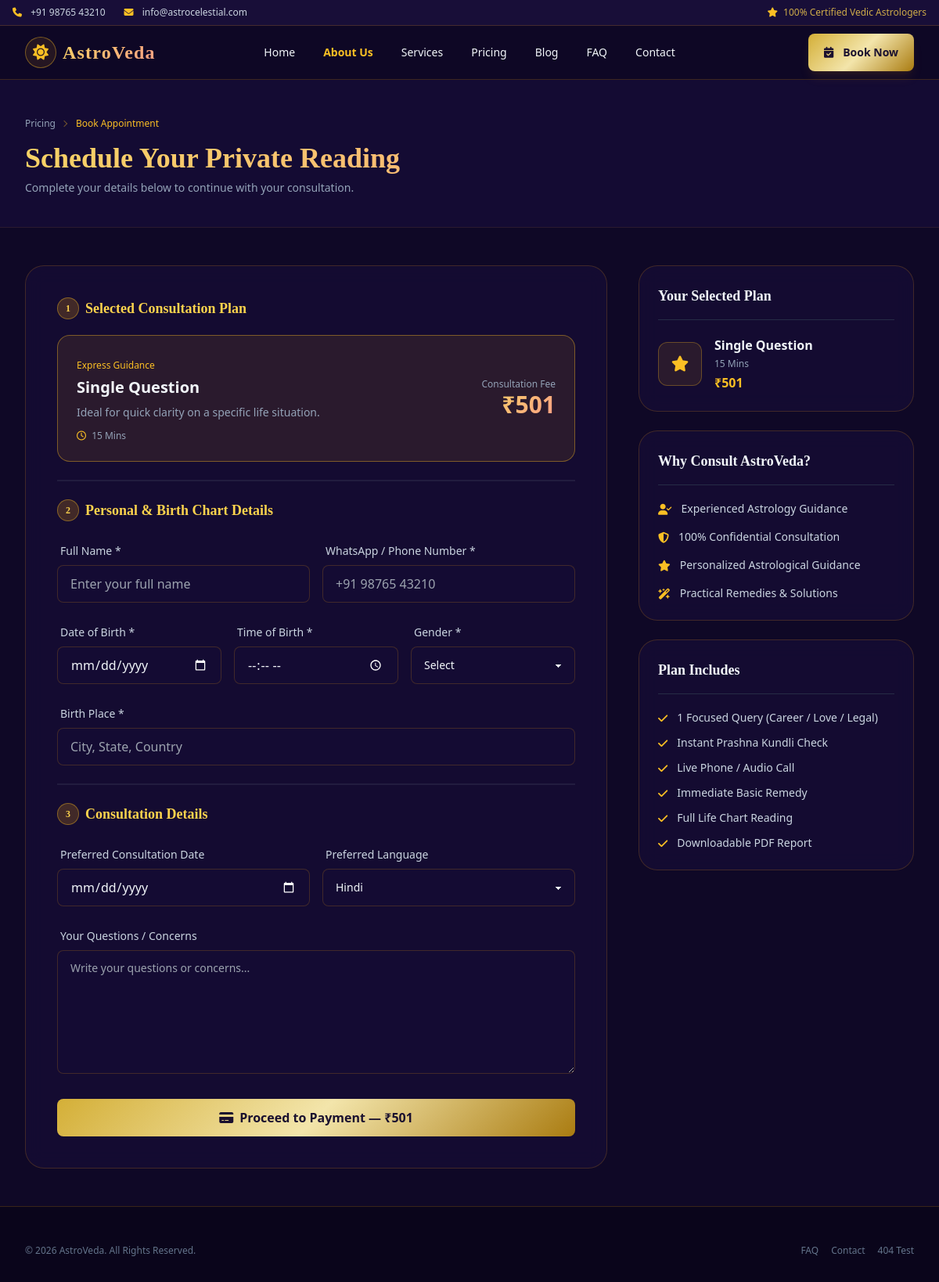
/appointment/?plan=single-question, run on the app's committed database.
### myapp/models.py (models this page shows, shortened)
class PricingPlan(models.Model):
    name = models.CharField(max_length=200)
    slug = models.SlugField(unique=True)
    badge = models.CharField(max_length=100, blank=True)
    short_description = models.TextField()
    price = models.DecimalField(max_digits=10, decimal_places=2)
    duration = models.CharField(max_length=50, default="30 Mins")
    features = models.TextField(help_text="Enter each feature on a new line")
    is_popular = models.BooleanField(default=False)
    is_active = models.BooleanField(default=True)
    display_order = models.PositiveIntegerField(default=0)
    created_at = models.DateTimeField(auto_now_add=True)
    def get_features(self):
        return [feature.strip() for feature in self.features.splitlines() if feature.strip()]

### myapp/views.py (the view, shortened to what this page needs)
# urls.py: path("appointment/", views.appointment, name="appointment"),
def appointment(request):
    plan_slug = request.GET.get("plan")
    plan = PricingPlan.objects.filter(slug=plan_slug, is_active=True).first() if plan_slug else None
    if not plan:
        messages.error(request, "Please select a pricing plan first.")
        return redirect("pricing")
    return render(request, "appointment.html", {"plan": plan})

### templates/appointment.html (shortened to what this page needs)
<!DOCTYPE html>
<html lang="en" data-theme="dark">
<head>
    <link href="https://cdn.jsdelivr.net/npm/daisyui@4.12.10/dist/full.min.css" rel="stylesheet">
    <script src="https://cdn.tailwindcss.com"></script>
    <link rel="stylesheet"
          href="https://cdnjs.cloudflare.com/ajax/libs/font-awesome/6.5.1/css/all.min.css">
</head>
<body class="bg-[#0f0826] text-slate-100 min-h-screen flex flex-col">
{% include 'navbar.html' %}
<section class="py-10 bg-[#140b33] border-b border-amber-500/10">
    <div class="max-w-7xl mx-auto px-4 lg:px-8">
        <div class="text-xs breadcrumbs text-slate-400 mb-2">
            <ul>
                <li>
                    <a href="{% url 'pricing' %}">
                        Pricing
                    </a>
                </li>
                <li class="text-amber-400">
                    Book Appointment
                </li>
            </ul>
        </div>
        <h1 class="text-3xl md:text-4xl font-serif font-bold gold-gradient-text">
            Schedule Your Private Reading
        </h1>
        <p class="text-slate-400 text-sm mt-2">
            Complete your details below to continue with your consultation.
        </p>
    </div>
</section>
<section class="max-w-7xl mx-auto px-4 lg:px-8 py-12 w-full">
    <div class="grid grid-cols-1 lg:grid-cols-3 gap-10">
        <div class="lg:col-span-2">
            <div class="astro-card p-6 md:p-10 rounded-3xl">
                <form method="POST">
                    <div>
                        <h2 class="text-lg font-serif font-bold text-amber-300 mb-5 flex items-center gap-2">
                            <span class="w-7 h-7 rounded-full bg-amber-500/20 border border-amber-400/40 flex items-center justify-center text-xs">
                                1
                            </span>
                            Selected Consultation Plan
                        </h2>
                        {% if plan %}
                        <div class="p-6 rounded-2xl border border-amber-400/40 bg-amber-500/10">
                            <div class="flex flex-col md:flex-row md:items-center md:justify-between gap-5">
                                <div>
                                    {% if plan.badge %}
                                    <span class="text-xs text-amber-400">
                                        {{ plan.badge }}
                                    </span>
                                    {% endif %}
                                    <h3 class="text-xl font-semibold mt-1">
                                        {{ plan.name }}
                                    </h3>
                                    <p class="text-sm text-slate-400 mt-2">
                                        {{ plan.short_description }}
                                    </p>
                                    <p class="text-xs text-slate-400 mt-3">
                                        <i class="fa-regular fa-clock text-amber-400 mr-1"></i>
                                        {{ plan.duration }}
                                    </p>
                                </div>
                                <div class="text-left md:text-right">
                                    <p class="text-xs text-slate-400">
                                        Consultation Fee
                                    </p>
                                    <p class="text-3xl font-bold gold-gradient-text">
                                        ₹{{ plan.price|floatformat:0 }}
                                    </p>
                                </div>
                            </div>
                        </div>
                        {% endif %}
                    </div>
                    <div class="divider border-amber-500/10"></div>
                    <div class="space-y-5">
                        <h2 class="text-lg font-serif font-bold text-amber-300 flex items-center gap-2">
                            <span class="w-7 h-7 rounded-full bg-amber-500/20 border border-amber-400/40 flex items-center justify-center text-xs">
                                2
                            </span>
                            Personal & Birth Chart Details
                        </h2>
                        <div class="grid grid-cols-1 md:grid-cols-2 gap-4">
                            <div class="form-control">
                                <label class="label">
                                    <span class="label-text text-slate-300">
                                        Full Name *
                                    </span>
                                </label>
                                <input type="text"
                                       name="full_name"
                                       placeholder="Enter your full name"
                                       class="input input-bordered bg-[#140b33] border-amber-500/20"
                                       required>
                            </div>
                            <div class="form-control">
                                <label class="label">
                                    <span class="label-text text-slate-300">
                                        WhatsApp / Phone Number *
                                    </span>
                                </label>
                                <input type="tel"
                                       name="phone"
                                       placeholder="+91 98765 43210"
                                       class="input input-bordered bg-[#140b33] border-amber-500/20"
                                       required>
                            </div>
                        </div>
                        <div class="grid grid-cols-1 md:grid-cols-3 gap-4">
                            <div class="form-control">
                                <label class="label">
                                    <span class="label-text text-slate-300">
                                        Date of Birth *
                                    </span>
                                </label>
                                <input type="date"
                                       name="date_of_birth"
                                       class="input input-bordered bg-[#140b33] border-amber-500/20"
                                       required>
                            </div>
                            <div class="form-control">
                                <label class="label">
                                    <span class="label-text text-slate-300">
                                        Time of Birth *
                                    </span>
                                </label>
                                <input type="time"
                                       name="time_of_birth"
                                       class="input input-bordered bg-[#140b33] border-amber-500/20"
                                       required>
                            </div>
                            <div class="form-control">
                                <label class="label">
                                    <span class="label-text text-slate-300">
                                        Gender *
                                    </span>
                                </label>
                                <select name="gender"
                                        class="select select-bordered bg-[#140b33] border-amber-500/20"
                                        required>
                                    <option value="" disabled selected>
                                        Select
                                    </option>
                                </select>
                            </div>
                        </div>
                        <div class="form-control">
                            <label class="label">
                                <span class="label-text text-slate-300">
                                    Birth Place *
                                </span>
                            </label>
                            <input type="text"
                                   name="birth_place"
                                   placeholder="City, State, Country"
                                   class="input input-bordered bg-[#140b33] border-amber-500/20"
                                   required>
                        </div>
                    </div>
                    <div class="divider border-amber-500/10"></div>
                    <div class="space-y-5">
                        <h2 class="text-lg font-serif font-bold text-amber-300 flex items-center gap-2">
                            <span class="w-7 h-7 rounded-full bg-amber-500/20 border border-amber-400/40 flex items-center justify-center text-xs">
                                3
                            </span>
                            Consultation Details
                        </h2>
                        <div class="grid grid-cols-1 md:grid-cols-2 gap-4">
                            <div class="form-control">
                                <label class="label">
                                    <span class="label-text text-slate-300">
                                        Preferred Consultation Date
                                    </span>
                                </label>
                                <input type="date"
                                       name="consultation_date"
                                       min="{% now 'Y-m-d' %}"
                                       class="input input-bordered bg-[#140b33] border-amber-500/20">
                            </div>
                            <div class="form-control">
                                <label class="label">
                                    <span class="label-text text-slate-300">
                                        Preferred Language
                                    </span>
                                </label>
                                <select name="language"
                                        class="select select-bordered bg-[#140b33] border-amber-500/20">
                                    <option value="Hindi">
                                        Hindi
                                    </option>
                                </select>
                            </div>
                        </div>
                        <div class="form-control">
                            <label class="label">
                                <span class="label-text text-slate-300">
                                    Your Questions / Concerns
                                </span>
                            </label>
                            <textarea name="question"
                                      rows="5"
                                      placeholder="Write your questions or concerns..."
                                      class="textarea textarea-bordered bg-[#140b33] border-amber-500/20"></textarea>
                        </div>
                    </div>
                    {% if plan %}
                    <button type="submit"
                            class="btn gold-btn border-none w-full mt-8 text-base">
                        <i class="fa-solid fa-credit-card"></i>
                        Proceed to Payment — ₹{{ plan.price|floatformat:0 }}
                    </button>
                    {% endif %}
                </form>
            </div>
        </div>
        <div class="space-y-6">
            {% if plan %}
            <div class="astro-card p-6 rounded-3xl">
                <h3 class="font-serif font-bold text-lg border-b border-slate-700/60 pb-4">
                    Your Selected Plan
                </h3>
                <div class="flex items-center gap-4 mt-5">
                    <div class="w-14 h-14 rounded-xl bg-amber-500/10 border border-amber-400/30 flex items-center justify-center text-amber-400 text-xl">
                        <i class="fa-solid fa-star"></i>
                    </div>
                    <div>
                        <h4 class="font-semibold">
                            {{ plan.name }}
                        </h4>
                        <p class="text-xs text-slate-400 mt-1">
                            {{ plan.duration }}
                        </p>
                        <p class="text-amber-400 font-bold mt-1">
                            ₹{{ plan.price|floatformat:0 }}
                        </p>
                    </div>
                </div>
            </div>
            {% endif %}
            <div class="astro-card p-6 rounded-3xl">
                <h3 class="font-serif font-bold text-lg border-b border-slate-700/60 pb-4">
                    Why Consult AstroVeda?
                </h3>
                <div class="space-y-4 mt-5 text-sm text-slate-300">
                    <div class="flex gap-3">
                        <i class="fa-solid fa-user-check text-amber-400 mt-1"></i>
                        <span>
                            Experienced Astrology Guidance
                        </span>
                    </div>
                    <div class="flex gap-3">
                        <i class="fa-solid fa-shield-halved text-amber-400 mt-1"></i>
                        <span>
                            100% Confidential Consultation
                        </span>
                    </div>
                    <div class="flex gap-3">
                        <i class="fa-solid fa-star text-amber-400 mt-1"></i>
                        <span>
                            Personalized Astrological Guidance
                        </span>
                    </div>
                    <div class="flex gap-3">
                        <i class="fa-solid fa-wand-magic-sparkles text-amber-400 mt-1"></i>
                        <span>
                            Practical Remedies & Solutions
                        </span>
                    </div>
                </div>
            </div>
            {% if plan %}
            <div class="astro-card p-6 rounded-3xl">
                <h3 class="font-serif font-bold text-lg border-b border-slate-700/60 pb-4">
                    Plan Includes
                </h3>
                <ul class="space-y-3 mt-5 text-sm text-slate-300">
                    {% for feature in plan.get_features %}
                    <li class="flex items-start gap-3">
                        <i class="fa-solid fa-check text-amber-400 mt-1"></i>
                        <span>
                            {{ feature }}
                        </span>
                    </li>
                    {% endfor %}
                </ul>
            </div>
            {% endif %}
        </div>
    </div>
</section>
{% include 'footer.html' %}
</body>
</html>

### templates/appointment.html (style rules this page uses)
.gold-gradient-text { background: linear-gradient(135deg, #f6d365 0%, #fda085 100%); -webkit-background-clip: text; -webkit-text-fill-color: transparent; }
.gold-btn { background: linear-gradient(135deg, #d4af37 0%, #f3e5ab 50%, #aa7c11 100%); color: #1a102f; font-weight: 700; }
.astro-card { background: rgba(24, 14, 56, 0.65); backdrop-filter: blur(12px); border: 1px solid rgba(245, 158, 11, 0.2); }

### data on the page
PricingPlan: badge "Express Guidance", name "Single Question", short_description "Ideal for quick clarity on a specific life situation.", duration "15 Mins", price "501"

### other printed values
{{ feature }} "1 Focused Query (Career / Love / Legal)" "Instant Prashna Kundli Check" "Live Phone / Audio Call" "Immediate Basic Remedy" "Full Life Chart Reading" "Downloadable PDF Report"
